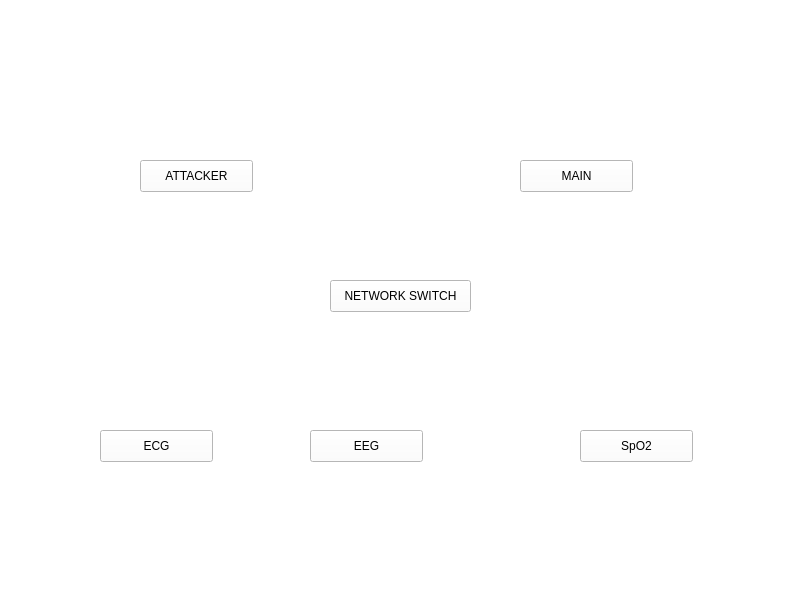
<?xml version="1.0" encoding="UTF-8"?>
<ui version="4.0">
 <class>CyberBox</class>
 <widget class="QMainWindow" name="CyberBox">
  <property name="geometry">
   <rect>
    <x>0</x>
    <y>0</y>
    <width>800</width>
    <height>600</height>
   </rect>
  </property>
  <property name="windowTitle">
   <string>CyberBox</string>
  </property>
  <property name="styleSheet">
   <string notr="true">background-color: rgb(255, 255, 255);</string>
  </property>
  <widget class="QWidget" name="centralwidget">
   <widget class="QLabel" name="labelAttacker">
    <property name="geometry">
     <rect>
      <x>100</x>
      <y>30</y>
      <width>201</width>
      <height>131</height>
     </rect>
    </property>
    <property name="text">
     <string/>
    </property>
   </widget>
   <widget class="QLabel" name="labelSwitch">
    <property name="geometry">
     <rect>
      <x>280</x>
      <y>160</y>
      <width>251</width>
      <height>111</height>
     </rect>
    </property>
    <property name="text">
     <string/>
    </property>
   </widget>
   <widget class="QLabel" name="labelSN1">
    <property name="geometry">
     <rect>
      <x>100</x>
      <y>340</y>
      <width>121</width>
      <height>91</height>
     </rect>
    </property>
    <property name="text">
     <string/>
    </property>
   </widget>
   <widget class="QLabel" name="labelSN2">
    <property name="geometry">
     <rect>
      <x>310</x>
      <y>340</y>
      <width>121</width>
      <height>91</height>
     </rect>
    </property>
    <property name="text">
     <string/>
    </property>
   </widget>
   <widget class="QLabel" name="labelSN3">
    <property name="geometry">
     <rect>
      <x>580</x>
      <y>340</y>
      <width>121</width>
      <height>91</height>
     </rect>
    </property>
    <property name="text">
     <string/>
    </property>
   </widget>
   <widget class="QLabel" name="labelBIT1">
    <property name="geometry">
     <rect>
      <x>100</x>
      <y>450</y>
      <width>121</width>
      <height>91</height>
     </rect>
    </property>
    <property name="text">
     <string/>
    </property>
   </widget>
   <widget class="QLabel" name="labelBIT2">
    <property name="geometry">
     <rect>
      <x>310</x>
      <y>450</y>
      <width>121</width>
      <height>91</height>
     </rect>
    </property>
    <property name="text">
     <string/>
    </property>
   </widget>
   <widget class="QLabel" name="labelBIT3">
    <property name="geometry">
     <rect>
      <x>580</x>
      <y>450</y>
      <width>121</width>
      <height>91</height>
     </rect>
    </property>
    <property name="text">
     <string/>
    </property>
   </widget>
   <widget class="QLabel" name="labelMain">
    <property name="geometry">
     <rect>
      <x>470</x>
      <y>30</y>
      <width>201</width>
      <height>131</height>
     </rect>
    </property>
    <property name="text">
     <string/>
    </property>
   </widget>
   <widget class="QPushButton" name="pushButtonAttacker">
    <property name="geometry">
     <rect>
      <x>140</x>
      <y>160</y>
      <width>113</width>
      <height>32</height>
     </rect>
    </property>
    <property name="text">
     <string>ATTACKER</string>
    </property>
   </widget>
   <widget class="QPushButton" name="pushButtonNetwork">
    <property name="geometry">
     <rect>
      <x>330</x>
      <y>280</y>
      <width>141</width>
      <height>32</height>
     </rect>
    </property>
    <property name="text">
     <string>NETWORK SWITCH</string>
    </property>
   </widget>
   <widget class="QPushButton" name="pushButtonMain">
    <property name="geometry">
     <rect>
      <x>520</x>
      <y>160</y>
      <width>113</width>
      <height>32</height>
     </rect>
    </property>
    <property name="text">
     <string>MAIN</string>
    </property>
   </widget>
   <widget class="QPushButton" name="pushButtonECG">
    <property name="geometry">
     <rect>
      <x>100</x>
      <y>430</y>
      <width>113</width>
      <height>32</height>
     </rect>
    </property>
    <property name="text">
     <string>ECG</string>
    </property>
   </widget>
   <widget class="QPushButton" name="pushButtonEEG">
    <property name="geometry">
     <rect>
      <x>310</x>
      <y>430</y>
      <width>113</width>
      <height>32</height>
     </rect>
    </property>
    <property name="text">
     <string>EEG</string>
    </property>
   </widget>
   <widget class="QPushButton" name="pushButtonSpO2">
    <property name="geometry">
     <rect>
      <x>580</x>
      <y>430</y>
      <width>113</width>
      <height>32</height>
     </rect>
    </property>
    <property name="text">
     <string>SpO2</string>
    </property>
   </widget>
  </widget>
  <widget class="QMenuBar" name="menubar">
   <property name="geometry">
    <rect>
     <x>0</x>
     <y>0</y>
     <width>800</width>
     <height>26</height>
    </rect>
   </property>
  </widget>
  <widget class="QStatusBar" name="statusbar"/>
 </widget>
 <resources/>
 <connections/>
</ui>
